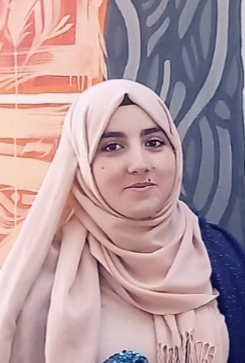
#> input picture img1.jpg, 245 x 363 px; its folder holds only this picture in this run
$ jupyter execute --allow-errors hog.ipynb   (older library calls are emulated)
#> lines starting #> are read from the running program, lines starting #| are printed output that depends on the picture
# AC SEDDIKI TESNYME BENLARBI NESRINE IV M2

[cell 1]
import numpy as np
import cv2
import matplotlib.pyplot as plt
import math

conversion l'image en niveau de gris

[cell 2]
def redimensioner(image1):
    dim=(128,128)
    image1=cv2.resize(image1,dim)
    return image1

[cell 3]
def preprocessing(image):

    image3=redimensioner(image)

    return image3

[cell 4]
def face(image,k):
    face_cascade = cv2.CascadeClassifier("opencv-4.x\opencv-4.x/data/haarcascades/haarcascade_frontalface_default.xml")
    face1 = face_cascade.detectMultiScale(image)
    for i,[x,y,w,h] in enumerate (face1):
        face_image = image[y:y + h, x:x + w]
        file_name = "image"+str(k)+".jpg ".format(i)
        file_path = file_name
    return face_image,file_path

[cell 5]
# read and detect face of all images
def read_face(nb_img):
#> called with nb_img = 7
    for i in range(nb_img):

        image=cv2.imread('img'+str(i+1)+'.jpg',0)
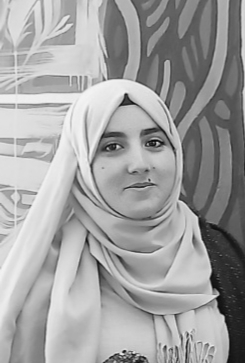
#> image: shape (363, 245); min 9, max 243, mean 160.5


        face_image,file_path =face(image,i+1)
#> in face, `face1 = face_cascade.detectMultiScale(image)`: face1 = [[69, 92, 131, 131]]
#> the loop in face, `for i,[x,y,w,h] in enumerate (face1):` made 1 pass
#> pass 1, in face, `face_image = image[y:y + h, x:x + w]`:
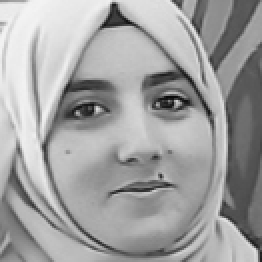
#> face_image: shape (131, 131) (shown 2 times larger); min 9, max 243, mean 160.9
#> file_path = 'image1.jpg '
        face_image=preprocessing(face_image)
#> in redimensioner, `image1=cv2.resize(image1,dim)`:
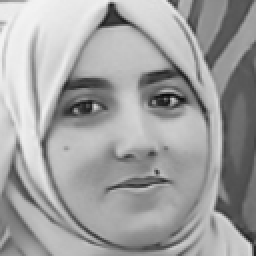
#> image1: shape (128, 128) (shown 2 times larger); min 11, max 243, mean 160.8
        plt.imshow(face_image,cmap='gray')
        cv2.imwrite(file_path, face_image)
